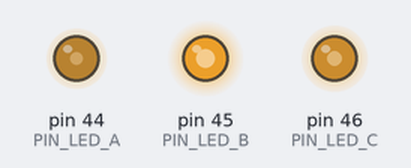
Bench run of a sketch on a simulated Arduino Mega 2560, built with avr-gcc and run on an emulated ATmega2560. Shown: output pins drawn as LEDs (lit = HIGH). Random numbers use the default seed unless the sketch sets one.

Above: at 0.15 s.
At 5.0 s:
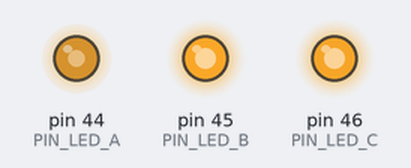
At 9.85 s:
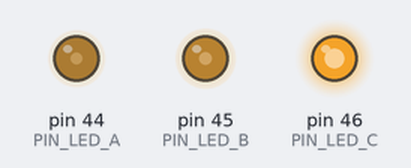
At 19.85 s:
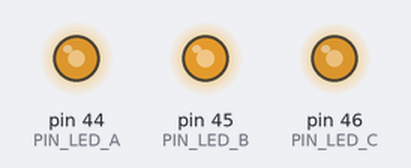
At 29.86 s:
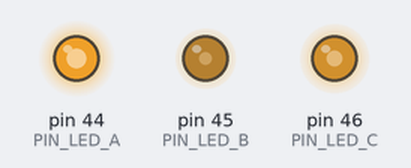
At 39.56 s:
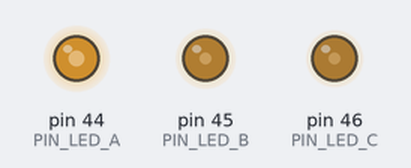
Timing chart, 0 to 40.0 s (numbered marks = the images above):
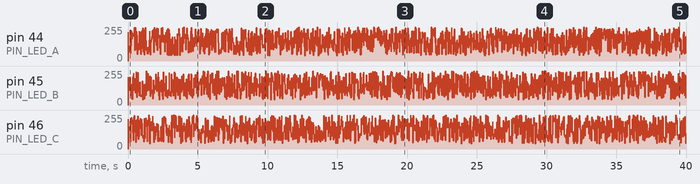

The sketch:

bara.ino
```cpp
// Contoh pengaturan intensitas LED
//   pada 3 LED secara acak

const byte PIN_LED_A = 44;
const byte PIN_LED_B = 45;
const byte PIN_LED_C = 46;

const byte ANGKA_DASAR = 40;
const byte ANGKA_ACAK = 256 - ANGKA_DASAR;

void setup()
{
  pinMode(PIN_LED_A, OUTPUT);
  pinMode(PIN_LED_B, OUTPUT);
  pinMode(PIN_LED_C, OUTPUT);
}

void loop()
{
  byte acakA = random(ANGKA_ACAK);
  byte acakB = random(ANGKA_ACAK);
  byte acakC = random(ANGKA_ACAK);

  analogWrite(PIN_LED_A, ANGKA_DASAR + acakA);
  analogWrite(PIN_LED_B, ANGKA_DASAR + acakB);
  analogWrite(PIN_LED_C, ANGKA_DASAR + acakC);
  delay(30);
}
```
